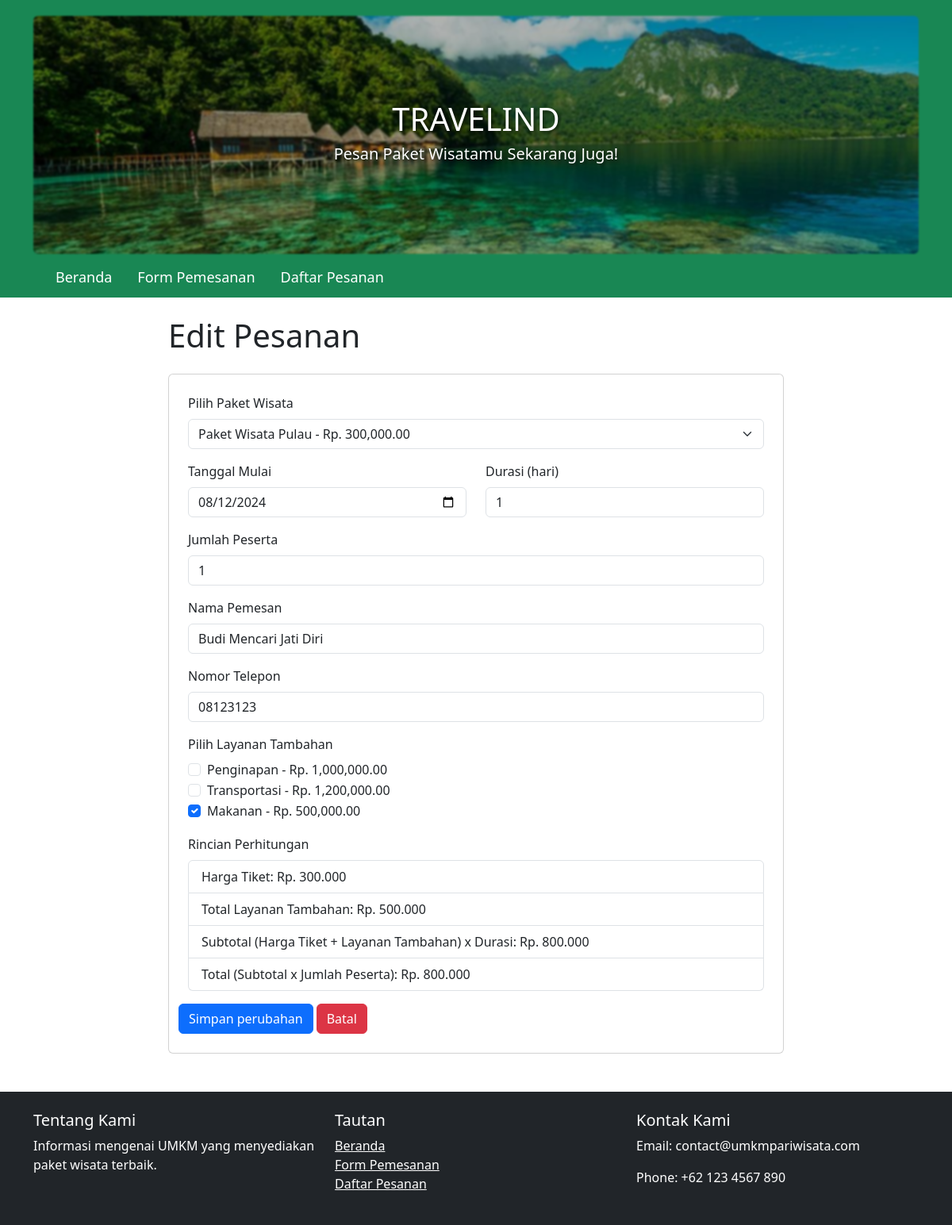
The page /edit_order.php?id=24 on the database its author committed.
### tables this page shows
CREATE TABLE `pesanan` (
  `id` int(11) NOT NULL,
  `tanggal_mulai` date NOT NULL,
  `durasi` int(11) NOT NULL,
  `jumlah_peserta` int(11) NOT NULL,
  `subtotal` decimal(10,2) NOT NULL,
  `total` decimal(10,2) NOT NULL,
  `tanggal_pesanan` date NOT NULL,
  `paket_id` int(11) NOT NULL,
  `nama_pemesan` varchar(255) DEFAULT NULL,
  `no_telepon` varchar(15) DEFAULT NULL,
  `penginapan` tinyint(1) DEFAULT 0,
  `transportasi` tinyint(1) DEFAULT 0,
  `makanan` tinyint(1) DEFAULT 0
);

CREATE TABLE `paket_wisata` (
  `id` int(11) NOT NULL,
  `nama` varchar(255) NOT NULL,
  `deskripsi` text DEFAULT NULL,
  `harga` decimal(10,2) NOT NULL,
  `image_url` text NOT NULL
);

CREATE TABLE `layanan` (
  `id` int(11) NOT NULL,
  `nama` varchar(255) NOT NULL,
  `harga` decimal(10,2) NOT NULL
);

### edit_order.php (the view, shortened to what this page needs)
<?php
require 'db.php';
$order_id = isset($_GET['id']) ? (int)$_GET['id'] : 0;
$stmt = $pdo->prepare('SELECT * FROM pesanan WHERE id = ?');
$stmt->execute([$order_id]);
$order = $stmt->fetch();
$stmt = $pdo->query('SELECT * FROM layanan');
$services = $stmt->fetchAll();
$stmt = $pdo->query('SELECT * FROM paket_wisata');
$all_packages = $stmt->fetchAll();
$paket_id = $order['paket_id'];
?>
<?php include 'header.php'; ?>
<div class="container col-lg-8">
    <h1 class="mt-4">Edit Pesanan</h1>
    <form method="POST" class="mt-4 card p-4">
        <div class="mb-3">
            <label for="paket_id" class="form-label">Pilih Paket Wisata</label>
            <select class="form-select" id="paket_id" name="paket_id" required>
                <?php foreach ($all_packages as $pkg): ?>
                    <option value="<?= htmlspecialchars($pkg['id']) ?>" data-harga="<?= htmlspecialchars($pkg['harga']) ?>" <?= ($pkg['id'] == $paket_id) ? 'selected' : '' ?>>
                        <?= htmlspecialchars($pkg['nama']) ?> - Rp. <?= number_format($pkg['harga'], 2) ?>
                    </option>
                <?php endforeach; ?>
            </select>
        </div>
        <div class="row">
            <div class="col-md-6 mb-3">
                <label for="tanggal_mulai" class="form-label">Tanggal Mulai</label>
                <input type="date" class="form-control" id="tanggal_mulai" name="tanggal_mulai" value="<?= htmlspecialchars($order['tanggal_mulai']) ?>" required>
            </div>
            <div class="col-md-6 mb-3">
                <label for="durasi" class="form-label">Durasi (hari)</label>
                <input type="number" class="form-control" id="durasi" name="durasi" value="<?= htmlspecialchars($order['durasi']) ?>" required>
            </div>
        </div>
        <div class="mb-3">
            <label for="jumlah_peserta" class="form-label">Jumlah Peserta</label>
            <input type="number" class="form-control" id="jumlah_peserta" name="jumlah_peserta" value="<?= htmlspecialchars($order['jumlah_peserta']) ?>" required>
        </div>
        <div class="mb-3">
            <label for="nama_pemesan" class="form-label">Nama Pemesan</label>
            <input type="text" class="form-control" id="nama_pemesan" name="nama_pemesan" value="<?= htmlspecialchars($order['nama_pemesan']) ?>" required>
        </div>
        <div class="mb-3">
            <label for="no_telepon" class="form-label">Nomor Telepon</label>
            <input type="text" class="form-control" id="no_telepon" name="no_telepon" value="<?= htmlspecialchars($order['no_telepon']) ?>" required>
        </div>
        <div class="mb-3">
            <label for="layanan" class="form-label">Pilih Layanan Tambahan</label>
            <?php foreach ($services as $service): ?>
                <div class="form-check">
                    <input class="form-check-input" type="checkbox" name="<?= htmlspecialchars(strtolower($service['nama'])) ?>" value="<?= htmlspecialchars($service['harga']) ?>" id="<?= htmlspecialchars($service['nama']) ?>"
                    <?= $order[strtolower($service['nama'])] ? 'checked' : '' ?>>
                    <label class="form-check-label" for="<?= htmlspecialchars($service['nama']) ?>">
                        <?= htmlspecialchars($service['nama']) ?> - Rp. <?= number_format($service['harga'], 2) ?>
                    </label>
                </div>
            <?php endforeach; ?>
        </div>
        <div class="mb-3">
            <label for="rincian_perhitungan" class="form-label">Rincian Perhitungan</label>
            <ul id="rincian_perhitungan" class="list-group">
                <li class="list-group-item">Harga Tiket: <span id="rincian_harga_tiket">Rp. 0</span></li>
                <li class="list-group-item">Total Layanan Tambahan: <span id="rincian_layanan">Rp. 0</span></li>
                <li class="list-group-item">Subtotal (Harga Tiket + Layanan Tambahan) x Durasi: <span id="rincian_subtotal">Rp. 0</span></li>
                <li class="list-group-item">Total (Subtotal x Jumlah Peserta): <span id="rincian_total">Rp. 0</span></li>
            </ul>
        </div>
        <div class="row d-flex justify-content-start gap-1">
            <div class="col-auto p-0">
                <button type="submit" class="btn btn-primary">Simpan perubahan</button>
            </div>
            <div class="col-auto p-0">
                <button type="button" class="btn btn-danger" onclick="window.location.href='orders.php'">Batal</button>
            </div>
        </div>
    </form>
</div>
<?php include 'footer.php'; ?>
</body>
</html>

### rows shown on the page
pesanan: paket_id "Paket Wisata Pulau - Rp. 300,000.00", tanggal_mulai "08/12/2024", durasi "1", jumlah_peserta "1", nama_pemesan "Budi Mencari Jati Diri", no_telepon "08123123", makanan "☑"
layanan: nama "Penginapan", harga "1,000,000.00"
layanan: nama "Transportasi", harga "1,200,000.00"
layanan: nama "Makanan", harga "500,000.00"
